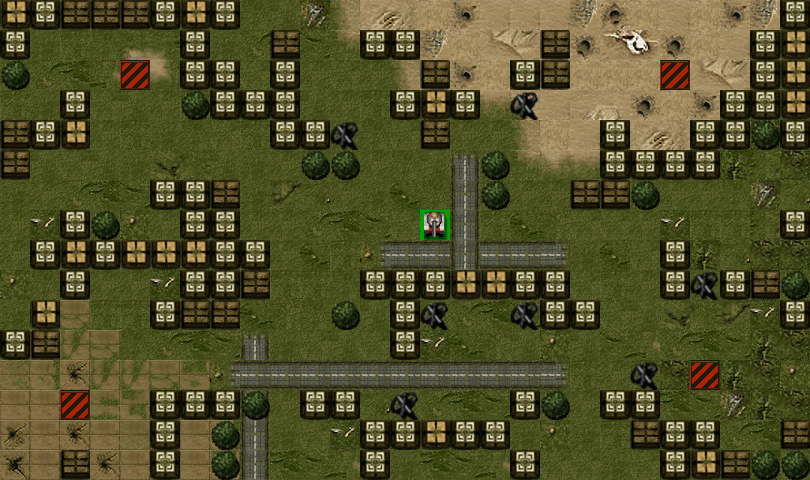

This game map was drawn from its Tiled (.tmx) file and the tilesets committed beside it. A one-line description and the trimmed map source follow:
An orthogonal 27x16 tile map with 30x30 px tiles, 3 tile layers (ground, walls, objects).

<map version="1.0" orientation="orthogonal" renderorder="right-down" width="27" height="16" tilewidth="30" tileheight="30" nextobjectid="1">
 <tileset firstgid="1" name="ts" tilewidth="30" tileheight="30" tilecount="126" columns="6">
  <image source="../../../TanksContent/Images/TilesetForTME.png" width="180" height="630" />
 </tileset>
 <layer name="ground" width="27" height="16">
  <data>[432 cells, 432 non-empty, 66 distinct tile ids]</data>
 </layer>
 <layer name="walls" width="27" height="16">
  <data>[432 cells, 142 non-empty, 5 distinct tile ids]</data>
 </layer>
 <layer name="objects" width="27" height="16">
  <data>[432 cells, 5 non-empty, 2 distinct tile ids]</data>
 </layer>
</map>